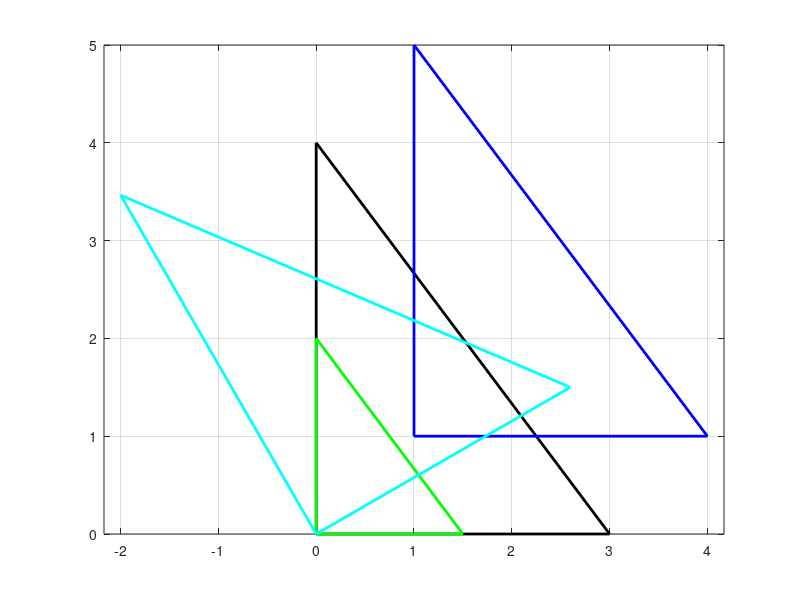

Write MATLAB code to recreate this figure.
% Plot a triangle with vertices
% (0,0); (3,0); (0, 4)
clc; clear; close all;
%x = [0 3 0 0];
%y = [0 0 4 0];
clc; clear; close all;
% Homogenized co-ordinate system
original = [0 3 0 0;
            0 0 4 0;
            1 1 1 1];
figure;
%subplot(1,3,1);
plot(original(1,:),original(2,:),'k-','LineWidth',2);
hold on;
% Translation
tx = 1; ty = 1;
T = [1 0 tx;
     0 1 ty;
     0 0 1];
translated = T * original;
%subplot(1,3,2);
plot(translated(1,:),translated(2,:),'b-','LineWidth',2);
hold on;
% Scaling
sx = 0.5; sy = 0.5;
S = [sx 0 0;
     0 sy 0;
     0 0 1];
scaled = S * original;
%subplot(1,3,3);
plot(scaled(1,:),scaled(2,:),'g-','LineWidth',2);
axis equal; grid on; 
hold on;
% Rotation 
theta = 30;
c = cosd(theta);
s = sind(theta);
R = [ c -s 0;
      s c 0;
      0 0 1];
rotated = R * original;
plot(rotated(1,:),rotated(2,:),'cyan-','LineWidth',2);
axis equal; grid on; 
hold on;